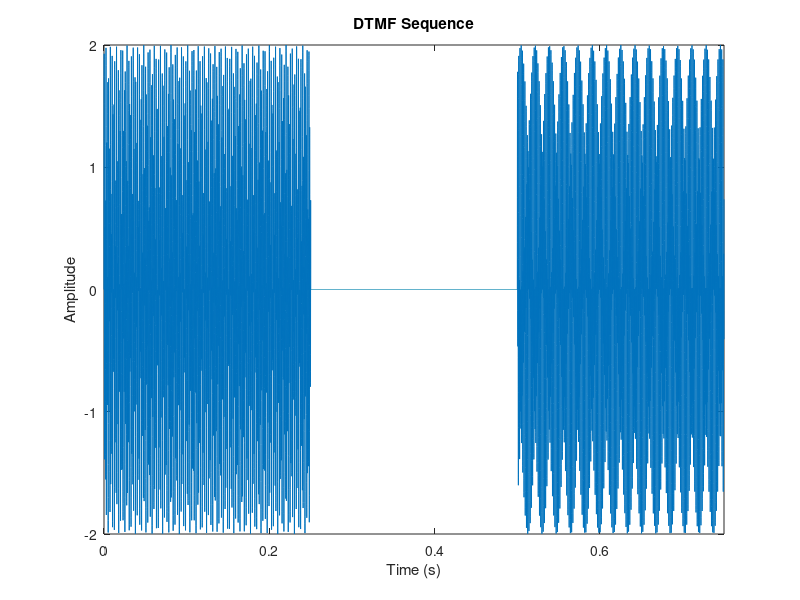
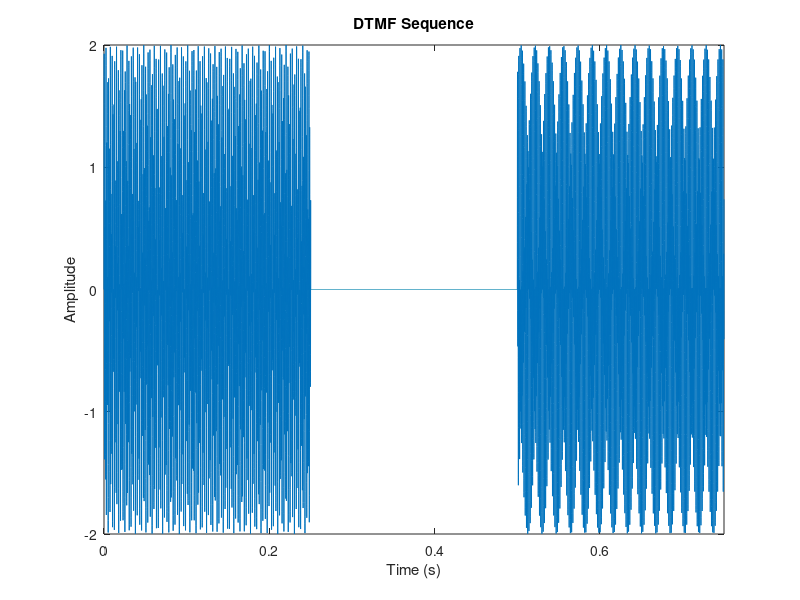

Write the MATLAB code that produced these figures, in order. (Note: this script raises an error after producing the figures.)
% %3.4.1
clear all;
% Generate a random London landline number
number = sprintf('020 %04d %04d', randi([0 9], [1 2 4]));

disp(number);

f = [697 1209;
     697 1336;
     697 1477;
     770 1209;
     770 1336;
     770 1477;
     852 1209;
     852 1336;
     852 1477;
     941 1209;
     941 1336;
     941 1477];

% Define the DTMF symbols
symbols = ['1', '2', '3', '4', '5', '6', '7', '8', '9', '*', '0', '#'];

% Compute the DTMF signals
duration = 0.25;
fs = 32768;
t = 0:1/fs:duration-1/fs;
dtmf_signals = zeros(length(symbols), length(t));
for i = 1:length(symbols)
    f1 = f(i, 1);
    f2 = f(i, 2);
    signal = sin(2*pi*f1*t) + sin(2*pi*f2*t);
    dtmf_signals(i, :) = signal;
end

% Concatenate the signals for digit 0 and 2 with an idle time in between
signal_0 = dtmf_signals(11, :);
idle_time = zeros(1, length(t));
signal_2 = dtmf_signals(2, :);
dtmf_sequence = [signal_0 idle_time signal_2];

% Compute the time vector
duration = 0.75;
t = 0:1/fs:duration-1/fs;

% Plot the DTMF sequence
figure
plot(t, dtmf_sequence)
xlabel('Time (s)')
ylabel('Amplitude')
title('DTMF Sequence')
xlim([0 0.75]);

% 3.4.2
f = [697 1209;
     697 1336;
     697 1477;
     770 1209;
     770 1336;
     770 1477;
     852 1209;
     852 1336;
     852 1477;
     941 1209;
     941 1336;
     941 1477];

% Define the DTMF symbols
symbols = ['1', '2', '3', '4', '5', '6', '7', '8', '9', '*', '0', '#'];

% Compute the DTMF signals
duration = 0.25;
fs = 32768;
t = 0:1/fs:duration-1/fs;
dtmf_signals = zeros(length(symbols), length(t));
for i = 1:length(symbols)
    f1 = f(i, 1);
    f2 = f(i, 2);
    signal = sin(2*pi*f1*t) + sin(2*pi*f2*t);
    dtmf_signals(i, :) = signal;
end

% Concatenate the signals for digit 0 and 2 with an idle time in between
signal_0 = dtmf_signals(11, :);
idle_time = zeros(1, length(t));
signal_2 = dtmf_signals(2, :);
dtmf_sequence = [signal_0 idle_time signal_2];

% Compute the time vector
duration = 0.75;
t = 0:1/fs:duration-1/fs;

% Plot the DTMF sequence
figure
plot(t, dtmf_sequence)
xlabel('Time (s)')
ylabel('Amplitude')
title('DTMF Sequence')
xlim([0 0.75]);


% Define spectrogram parameters
nfft = 8192;
window = hann(nfft);

% Compute spectrogram
[~, f, t, P] = spectrogram(dtmf_sequence, window, 0, nfft, fs, 'yaxis');

% Scale frequency vector to kHz
f = f/1000;

% Plot spectrogram
figure
imagesc(t, f, 10*log10(P))
set(gca, 'YDir', 'normal')
xlabel('Time (s)')
ylabel('Frequency (kHz)')
title('DTMF Spectrogram')
ylim([0 1.6])
colorbar







 
% 3.4.4 - variance - 5
% Generate random phone number
phone_num = sprintf('020%04d%04d', randi(9999), randi(9999));
disp(phone_num)

% Convert phone number to DTMF sequence
dtmf_sequence = [];
for i = 1:length(phone_num)
    digit = phone_num(i);
    idx = find(symbols == digit);
    if ~isempty(idx)
        signal = dtmf_signals(idx, :);
        dtmf_sequence = [dtmf_sequence signal];
        % Add idle time with noise between each digit
        if i < length(phone_num)
            idle_time = zeros(1, round(0.25*fs));
            noise = sqrt(variance)*randn(1, length(idle_time));
            noisy_idle_time = idle_time + noise;
            dtmf_sequence = [dtmf_sequence noisy_idle_time];
        end
    end
end

% Add white Gaussian noise to the sequence
variance = 5;
noise = sqrt(variance)*randn(1, length(dtmf_sequence));
noisy_dtmf_sequence = dtmf_sequence + noise;

% Compute time vector
duration = length(noisy_dtmf_sequence)/fs;
t = 0:1/fs:duration-1/fs;

% Plot full time domain signal
figure
subplot(2,1,1)
plot(t, noisy_dtmf_sequence)
xlabel('Time (s)')
ylabel('Amplitude')
title('Noisy DTMF Signal')
xlim([0 5.25])

% Compute spectrogram
nfft = 4096;
window = hann(nfft);
[S, f, t] = spectrogram(noisy_dtmf_sequence, window, 0, nfft, fs, 'yaxis');

% Scale frequency vector to kHz
f = f/1000;

% Plot spectrogram
subplot(2,1,2)
surf(t, f, 10*log10(abs(S)), 'EdgeColor', 'none')
view(2)
xlabel('Time (s)')
ylabel('Frequency (kHz)')
title('Noisy DTMF Spectrogram')
ylim([0 1.6])
colorbar


% 3.4.4 - variance - 50
% Generate random phone number
phone_num = sprintf('020%04d%04d', randi(9999), randi(9999));
disp(phone_num)

% Convert phone number to DTMF sequence
dtmf_sequence = [];
for i = 1:length(phone_num)
    digit = phone_num(i);
    idx = find(symbols == digit);
    if ~isempty(idx)
        signal = dtmf_signals(idx, :);
        dtmf_sequence = [dtmf_sequence signal];
        % Add idle time with noise between each digit
        if i < length(phone_num)
            idle_time = zeros(1, round(0.25*fs));
            noise = sqrt(variance)*randn(1, length(idle_time));
            noisy_idle_time = idle_time + noise;
            dtmf_sequence = [dtmf_sequence noisy_idle_time];
        end
    end
end

% Add white Gaussian noise to the sequence
variance = 50;
noise = sqrt(variance)*randn(1, length(dtmf_sequence));
noisy_dtmf_sequence = dtmf_sequence + noise;

% Compute time vector
duration = length(noisy_dtmf_sequence)/fs;
t = 0:1/fs:duration-1/fs;

% Plot full time domain signal
figure
subplot(2,1,1)
plot(t, noisy_dtmf_sequence)
xlabel('Time (s)')
ylabel('Amplitude')
title('Noisy DTMF Signal')
xlim([0 5.25])

% Compute spectrogram
nfft = 4096;
window = hann(nfft);
[S, f, t] = spectrogram(noisy_dtmf_sequence, window, 0, nfft, fs, 'yaxis');

% Scale frequency vector to kHz
f = f/1000;

% Plot spectrogram
subplot(2,1,2)
surf(t, f, 10*log10(abs(S)), 'EdgeColor', 'none')
view(2)
xlabel('Time (s)')
ylabel('Frequency (kHz)')
title('Noisy DTMF Spectrogram')
ylim([0 1.6])
colorbar


% 3.4.4 - variance - 500
% Generate random phone number
phone_num = sprintf('020%04d%04d', randi(9999), randi(9999));
disp(phone_num)

% Convert phone number to DTMF sequence
dtmf_sequence = [];
for i = 1:length(phone_num)
    digit = phone_num(i);
    idx = find(symbols == digit);
    if ~isempty(idx)
        signal = dtmf_signals(idx, :);
        dtmf_sequence = [dtmf_sequence signal];
        % Add idle time with noise between each digit
        if i < length(phone_num)
            idle_time = zeros(1, round(0.25*fs));
            noise = sqrt(variance)*randn(1, length(idle_time));
            noisy_idle_time = idle_time + noise;
            dtmf_sequence = [dtmf_sequence noisy_idle_time];
        end
    end
end

% Add white Gaussian noise to the sequence
variance = 500;
noise = sqrt(variance)*randn(1, length(dtmf_sequence));
noisy_dtmf_sequence = dtmf_sequence + noise;

% Compute time vector
duration = length(noisy_dtmf_sequence)/fs;
t = 0:1/fs:duration-1/fs;

% Plot full time domain signal
figure
subplot(2,1,1)
plot(t, noisy_dtmf_sequence)
xlabel('Time (s)')
ylabel('Amplitude')
title('Noisy DTMF Signal')
xlim([0 5.25])

% Compute spectrogram
nfft = 4096;
window = hann(nfft);
[S, f, t] = spectrogram(noisy_dtmf_sequence, window, 0, nfft, fs, 'yaxis');

% Scale frequency vector to kHz
f = f/1000;

% Plot spectrogram
subplot(2,1,2)
surf(t, f, 10*log10(abs(S)), 'EdgeColor', 'none')
view(2)
xlabel('Time (s)')
ylabel('Frequency (kHz)')
title('Noisy DTMF Spectrogram')
ylim([0 1.6])
colorbar